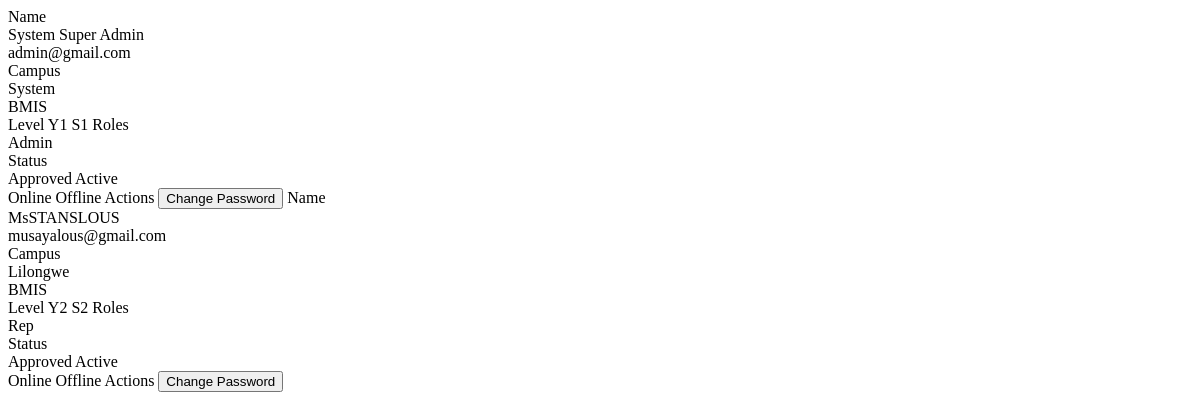
Before: /admin/table/users (signed in) with the older database file.
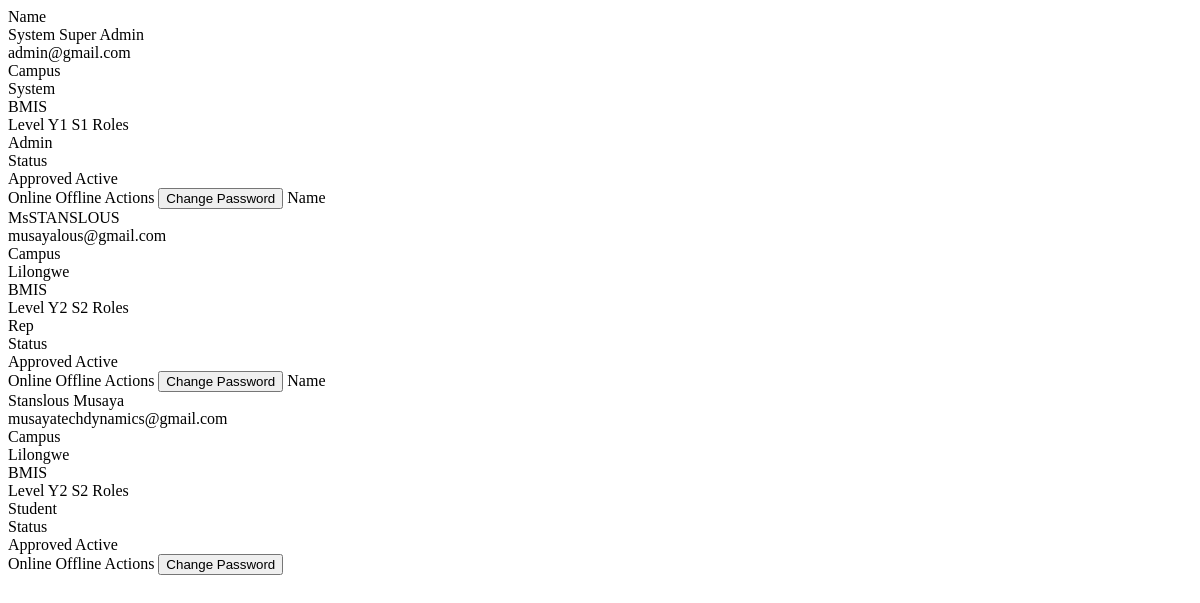
After: the same page with the newer database file.
### app/models.py (models this page shows)
class User(db.Model, UserMixin):
    id = db.Column(db.Integer, primary_key=True)
    full_name = db.Column(db.String(100), nullable=False)
    email = db.Column(db.String(120), unique=True, nullable=False)
    password_hash = db.Column(db.String(128), nullable=False)
    campus = db.Column(db.String(50), nullable=False)
    student_id = db.Column(db.String(20), nullable=True)
    phone_number = db.Column(db.String(15), nullable=True)
    year = db.Column(db.Integer, default=1)
    semester = db.Column(db.Integer, default=1)
    program_id = db.Column(db.Integer, db.ForeignKey('program.id'), nullable=False)
    is_approved = db.Column(db.Boolean, default=False)
    is_class_rep = db.Column(db.Boolean, default=False)
    is_admin = db.Column(db.Boolean, default=False)
    created_at = db.Column(db.DateTime, default=datetime.utcnow)
    theme_preference = db.Column(db.String(20), default='light')  # 'light' or 'dark'
    language_preference = db.Column(db.String(10), default='en')  # 'en' for now
    is_active = db.Column(db.Boolean, default=True)  # soft delete flag

class Program(db.Model):
    id = db.Column(db.Integer, primary_key=True)
    name = db.Column(db.String(100), nullable=False, unique=True)
    users = db.relationship('User', backref='program', lazy=True)

### app/core/routes.py (the view)
@core.route('/admin/table/users')
@login_required
def admin_users_table():
    if not current_user.is_admin:
        abort(403)
    page = request.args.get('page', 1, type=int)
    per_page = 10
    query = User.query
    paginated = paginate_query(query, page, per_page)
    return render_template('core/admin/_users_table_body.html',
                           users=paginated['items'],
                           page=paginated['page'],
                           pages=paginated['pages'],
                           now=datetime.utcnow())

### app/__init__.py (called while the page is built)
@login_manager.user_loader
def load_user(user_id):
    return User.query.get(int(user_id))

### app/core/routes.py (called while the page is built)
def paginate_query(query, page=1, per_page=10):
    total = query.count()
    items = query.offset((page - 1) * per_page).limit(per_page).all()
    return {
        'items': items,
        'total': total,
        'page': page,
        'per_page': per_page,
        'pages': (total + per_page - 1) // per_page if total > 0 else 1
    }

### app/templates/core/admin/_users_table_body.html (shortened to what the changed rows need)
{% for user in users %}
<tr class="block sm:table-row hover:bg-[#faf8f5] transition-colors border-b sm:border-b-0 border-[#f0ebe3] mb-4 sm:mb-0 rounded-xl sm:rounded-none shadow-sm sm:shadow-none">
    <td class="block sm:table-cell px-6 py-4 whitespace-nowrap">
        <span class="sm:hidden text-[10px] font-bold text-[#b5aaa0] uppercase tracking-wider block">Name</span>
        <div class="font-bold text-[#1a1a1a]">{{ user.full_name }}</div>
        <div class="text-[#b5aaa0] text-xs mt-0.5">{{ user.email }}</div>
    </td>
    <td class="block sm:table-cell px-6 py-4 whitespace-nowrap">
        <span class="sm:hidden text-[10px] font-bold text-[#b5aaa0] uppercase tracking-wider block">Campus</span>
        <div class="text-[#5a5248] font-semibold text-xs uppercase tracking-wide">{{ user.campus or 'N/A' }}</div>
        <div class="text-[#6b5e50] text-[10px] font-bold uppercase tracking-tight mt-0.5">{{ user.program.name }}</div>
    </td>
    <td class="block sm:table-cell px-6 py-4 whitespace-nowrap">
        <span class="sm:hidden text-[10px] font-bold text-[#b5aaa0] uppercase tracking-wider block">Level</span>
        <span class="font-mono font-black text-[#5a5248] bg-[#f5f2ec] border border-[#ede8e0] px-2 py-0.5 rounded text-xs">Y{{ user.year }} S{{ user.semester }}</span>
    </td>
    <td class="block sm:table-cell px-6 py-4 whitespace-nowrap">
        <span class="sm:hidden text-[10px] font-bold text-[#b5aaa0] uppercase tracking-wider block">Roles</span>
        <div class="flex flex-wrap gap-1">
            {% if user.is_admin %}
            <span class="bg-red-100 text-red-700 text-[9px] font-bold px-2 py-0.5 rounded-md border border-red-200">Admin</span>
            {% endif %}
            {% if user.is_class_rep %}
            <span class="bg-amber-100 text-amber-700 text-[9px] font-bold px-2 py-0.5 rounded-md border border-amber-200">Rep</span>
            {% endif %}
            {% if not user.is_admin and not user.is_class_rep %}
            <span class="bg-slate-100 text-slate-600 text-[9px] font-bold px-2 py-0.5 rounded-md border border-slate-200">Student</span>
            {% endif %}
        </div>
    </td>
    <td class="block sm:table-cell px-6 py-4 whitespace-nowrap">
        <span class="sm:hidden text-[10px] font-bold text-[#b5aaa0] uppercase tracking-wider block">Status</span>
        <div class="flex flex-col gap-1">
            {% if user.is_approved %}
            <span class="inline-flex items-center text-emerald-600 text-[10px] font-extrabold uppercase tracking-wide bg-emerald-50 border border-emerald-200 px-2 py-0.5 rounded-md">
                Approved
            </span>
            {% else %}
            <span class="inline-flex items-center text-amber-600 text-[10px] font-extrabold uppercase tracking-wide bg-amber-50 border border-amber-200 px-2 py-0.5 rounded-md">
                <span class="w-1 h-1 rounded-full bg-amber-400 mr-1"></span>Pending
            </span>
            {% endif %}
            {% if user.is_active %}
            <span class="inline-flex items-center text-emerald-600 text-[10px] font-extrabold uppercase tracking-wide bg-emerald-50 border border-emerald-200 px-2 py-0.5 rounded-md">
                Active
            </span>
            {% else %}
            <span class="inline-flex items-center text-rose-600 text-[10px] font-extrabold uppercase tracking-wide bg-rose-50 border border-rose-200 px-2 py-0.5 rounded-md">
                Deactivated
            </span>
            {% endif %}
        </div>
    </td>
    <td class="block sm:table-cell px-6 py-4 whitespace-nowrap">
        <span class="sm:hidden text-[10px] font-bold text-[#b5aaa0] uppercase tracking-wider block">Online</span>
        {% if user.last_activity and (now - user.last_activity).total_seconds() < 300 %}
        <span class="inline-flex items-center gap-1 text-emerald-600 text-[10px] font-extrabold uppercase tracking-wide">
            <span class="w-2 h-2 rounded-full bg-emerald-500 animate-pulse"></span> Online
        </span>
        {% else %}
        <span class="inline-flex items-center gap-1 text-slate-400 text-[10px] font-extrabold uppercase tracking-wide">
             Offline
        </span>
        {% endif %}
    </td>
    <td class="block sm:table-cell px-6 py-4 text-right whitespace-nowrap">
        <span class="sm:hidden text-[10px] font-bold text-[#b5aaa0] uppercase tracking-wider block">Actions</span>
        <button onclick="openPasswordModal({{ user.id }}, '{{ user.full_name }}')" class="text-[11px] font-bold text-[#6b5e50] hover:text-[#1a1a1a] underline underline-offset-4 decoration-[#ede8e0] transition-colors cursor-pointer">
            Change Password
        </button>
    </td>
</tr>
{% endfor %}

Changed rows visible on the page:
added User: full_name "Stanslous Musaya", email "musayatechdynamics@gmail.com", campus "Lilongwe", program.name "BMIS", year "2", semester "2", is_admin "Student", is_approved "Approved", is_active "Active"
